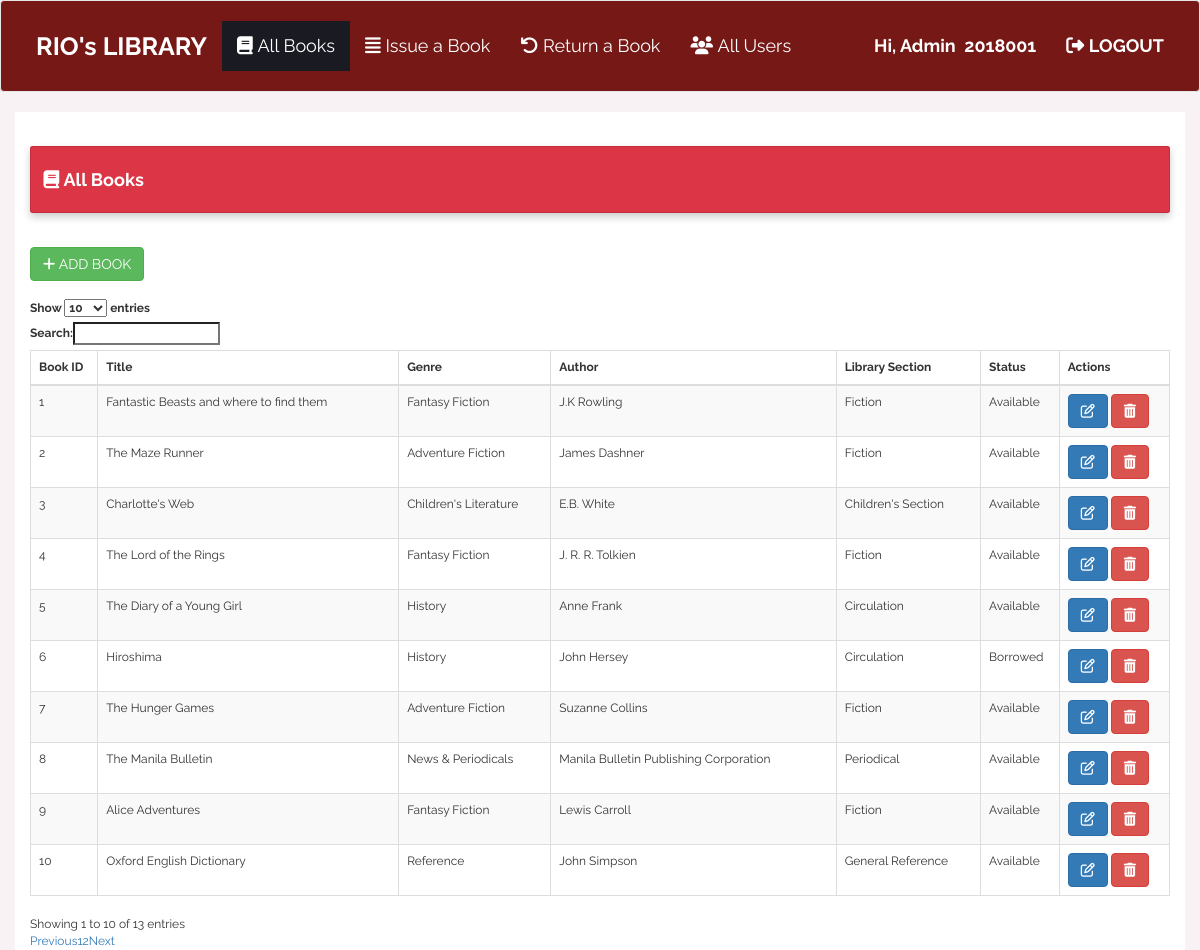
Page /controller.php?page=getbooks (signed in) on the committed database.
### tables this page shows
CREATE TABLE IF NOT EXISTS `booktbl` (
  `bookid` int(20) NOT NULL DEFAULT '0',
  `title` varchar(100) DEFAULT NULL,
  `genre` varchar(100) DEFAULT NULL,
  `author` varchar(100) DEFAULT NULL,
  `lib_sec` varchar(100) DEFAULT NULL,
  `status` varchar(50) DEFAULT NULL,
  PRIMARY KEY (`bookid`)
);

### models/usermodel.php (called while the page is built, shortened)
<?php
include "config.inc.php";
function books()
{
	global $host,$user,$pass,$db,$conn;
	$sql= "Select * from booktbl";
	$result= mysqli_query($conn,$sql);
	$fil= array();
	if($myrow=mysqli_fetch_array($result))
	{
		do
		{
			$info = array();
			$info['bookid'] = $myrow['bookid'];
			$info['title'] = $myrow['title'];
			$info['genre'] = $myrow['genre'];
			$info['author'] = $myrow['author'];
			$info['lib_sec'] = $myrow['lib_sec'];
			$info['status'] = $myrow['status'];
			$fil[] = $info;
		}while($myrow=mysqli_fetch_array($result));
	}
	return $fil;
}
?>

### book.php (the view, shortened to what this page needs)
<!DOCTYPE html>
<html lang="en">
<head>
	<link rel="stylesheet" href="https://maxcdn.bootstrapcdn.com/bootstrap/3.3.7/css/bootstrap.min.css">
	<link rel="stylesheet" href="https://maxcdn.bootstrapcdn.com/bootstrap/3.3.6/css/bootstrap.min.css" />
	<link rel="stylesheet" href="https://cdn.datatables.net/1.10.12/css/dataTables.bootstrap.min.css" />
	<link rel="stylesheet" href="dist/sweetalert.css">
	<link rel="stylesheet" href="css/styles.css">
</head>
<body>
<div class="bs-example">
    <nav class="navbar navbar-default" style="background-color:#751816; padding: 20px; ">
        <div class="navbar-header" >
            <a href="#" class="navbar-brand active" style=" color: white; font-size: 25px;"><b>RIO's LIBRARY</b></a>
        </div>
        <div id="navbarCollapse" class="collapse navbar-collapse">
            <ul class="nav navbar-nav">
                <?php
				if($_SESSION['position']=='Admin'){
				echo '
				<li class="active"><a class="red" href="http://localhost/library/controller.php?page=getbooks" style="color: white; font-size: 18px;"><i class="fa fa-book"></i>&nbsp;All Books</a></li>
                ';}
				?>
				<?php
				if($_SESSION['position']=='Admin'){
				echo '
				<li><a href="http://localhost/library/controller.php?page=getids" style="color: white; font-size: 18px;"><i class="fa fa-align-justify"></i>&nbsp;Issue a Book</a></li>
                <li><a href="http://localhost/library/controller.php?page=getids2" style="color: white; font-size: 18px;"><i class="fa fa-undo"></i>&nbsp;Return a Book</a></li>
                <li><a href="http://localhost/library/controller.php?page=getusers" style="color: white; font-size: 18px;"><i class="fa fa-users"></i>&nbsp;All Users</a></li>
				';}
				?>
            </ul>
            <ul class="nav navbar-nav navbar-right">
				<li><a href="#" style="color: white; font-size: 18px;">&nbsp;<b>
				<?php
					echo '
						Hi, '.$_SESSION['position'].'&nbsp;&nbsp;'.$_SESSION['userid'].'</b></a></li>';
				?>
                <li><a href="logout.php" style="color: white; font-size: 18px;"><i class="fa fa-sign-out"></i>&nbsp;<b>LOGOUT</b></a></li>
            </ul>
        </div>
    </nav>
</div>
<div class="container" style="background-color: #fff;">
		<br /><br />
		<div class="card">
			<div class="card-body">
				<h4><i class="fa fa-book"></i><b>&nbsp;All Books</b></h4>
			</div>
		</div>
		<br /><br />
		<?php
		if($_SESSION['position']=='Admin'){
		echo '
		<button type="submit" class="btn btn-success" data-toggle="modal" data-target="#myModalAdd"><i class="fa fa-plus"></i>&nbsp;ADD BOOK</button>
		';}?>
		<br /><br />
		<table id="example" class="table table-striped table-inverse table-bordered table-hover"  width="100%">
                          <thead>
							  <tr>
								<th>Book ID</th>
								<th>Title</th>
								<th>Genre</th>
								<th>Author</th>
								<th>Library Section</th>
							<?php
								if($_SESSION['position']=='Admin'){
								echo'
								<th>Status</th>
							';}
								?>
								<th width="100">Actions</th>
							  </tr>
							</thead>
					<?php
					 	if(isset($fil)){
						foreach($fil as $row){
						{  echo  '
                            <tr>
							 <td class="id">'.$row["bookid"].'</td>
                            <td class="title">'.$row["title"].'</td>
                            <td class="genre">'.$row["genre"].'</td>
                            <td class="author">'.$row["author"].'</td>
                            <td class="lib">'.$row["lib_sec"].'</td>  ';
						if($_SESSION['position']=='Admin'){
						echo '
                            <td class="status">'.$row["status"].'</td>
							<td width="100">
							<span data-toggle="modal"  data-target="#myModalUpdate">
							<a class="btn btn-primary get-book" onclick="tableData()"   data-toggle="tooltip" data-placement="top" title="Update Book"><i class="fa fa-edit"></i>  </a>
							</span>
							<span data-toggle="modal"  data-target="#myModalDelete">
							<a class="btn btn-danger get-book" onclick="tableData()" data-toggle="tooltip" data-placement="top" title="Remove Book" ><i class="fa fa-trash"></i>  </a>
							</span>
							</td>
							</tr>
                               ';
						}
						else if($_SESSION['position']=='user'){
						echo '
							<td>
							<span data-toggle="modal"  data-target="#myModalBorrow">
							<a class="btn btn-primary borrow-book" onclick="tableData()"   data-toggle="tooltip" data-placement="top" title="Borrow this Book"><i class="fa fa-book"></i>  </a>
							</span>
							</td>
							</tr>
                               ';
						} }
						 	} }
                     ?>
               </table>
           </div>
</body>
</html>

### controller.php (shortened to what this page needs)
<?php
if( isset($_GET['page']) && strlen($_GET['page'])>0  ){
	switch($_GET['page']){
		case 'getbooks': getbooks(); break;
	}
}
function getbooks(){
		include "models/usermodel.php";
		$fil = books();
		include "book.php";
}
?>

### css/styles.css (style rules this page uses)
body { font-family: 'Raleway', sans-serif; background-color: #f9f2f4; font-weight: 400; font-size: 12px; }
.card { box-shadow: 0 4px 8px 0 rgba(0,0,0,0.2); transition: 0.3s; width: 100%; }
.card-body { padding: 1.25rem; border: 1px solid rgba(0,0,0,.125); border-radius: .25rem; background-color:#dc3545; color: white; }
.navbar-default .navbar-nav>.active>a, .navbar-default .navbar-nav>.active>a:focus, .navbar-default .navbar-nav>.active>a:hover { background-color: #1a1a23; color: #f39c12; }

### rows in the picture
booktbl: bookid "1", title "Fantastic Beasts and where to find them", genre "Fantasy Fiction", author "J.K Rowling", lib_sec "Fiction", status "Available"
booktbl: bookid "2", title "The Maze Runner", genre "Adventure Fiction", author "James Dashner", lib_sec "Fiction", status "Available"
booktbl: bookid "3", title "Charlotte's Web", genre "Children's Literature", author "E.B. White", lib_sec "Children's Section", status "Available"
booktbl: bookid "4", title "The Lord of the Rings", genre "Fantasy Fiction", author "J. R. R. Tolkien", lib_sec "Fiction", status "Available"
booktbl: bookid "5", title "The Diary of a Young Girl", genre "History", author "Anne Frank", lib_sec "Circulation", status "Available"
booktbl: bookid "6", title "Hiroshima", genre "History", author "John Hersey", lib_sec "Circulation", status "Borrowed"
booktbl: bookid "7", title "The Hunger Games", genre "Adventure Fiction", author "Suzanne Collins", lib_sec "Fiction", status "Available"
booktbl: bookid "8", title "The Manila Bulletin", genre "News & Periodicals", author "Manila Bulletin Publishing Corporation", lib_sec "Periodical", status "Available"
booktbl: bookid "9", title "Alice Adventures", genre "Fantasy Fiction", author "Lewis Carroll", lib_sec "Fiction", status "Available"
booktbl: bookid "10", title "Oxford English Dictionary", genre "Reference", author "John Simpson", lib_sec "General Reference", status "Available"

### other values in the picture
$_SESSION['position'] "Admin"
$_SESSION['userid'] "2018001"
